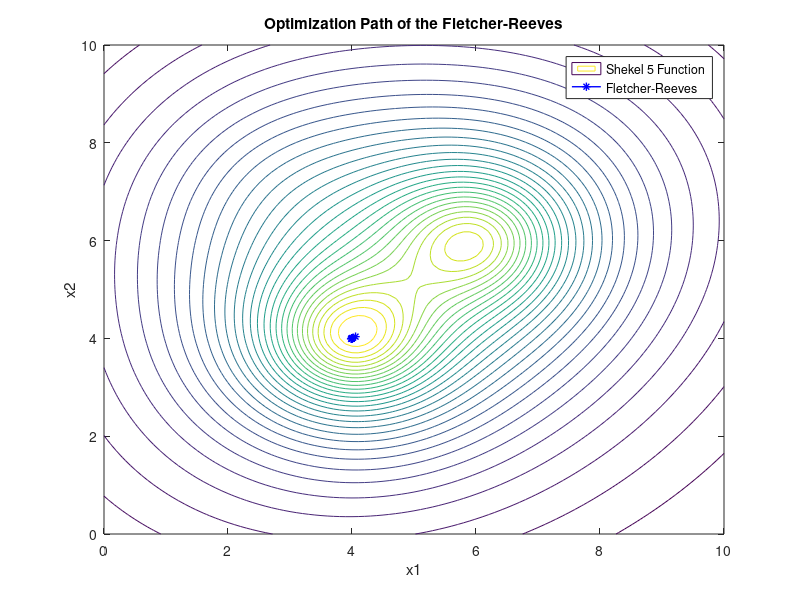

The MATLAB script that drew this image:
function plot_algorithm_path()
    a = [4, 1, 8, 6, 3; 
         4, 1, 8, 6, 7; 
         4, 1, 8, 6, 3; 
         4, 1, 8, 6, 7];
    c = [0.1; 0.2; 0.2; 0.4; 0.4];

    lower_bound = 3.9;
    upper_bound = 4.1;

    x0 = lower_bound + (upper_bound - lower_bound) * rand(4, 1);
    x0 = [4.057161; 4.036067; 3.940584; 4.058438];

    %[x_nr, path_nr] = newton_raphson(x0,a,c);
    %[x_hs, path_hs] = hestenes_stiefel(x0, a, c);
    %[x_pr, path_pr] = polak_ribiere(x0, a, c);
    [x_fr, path_fr] = fletcher_reeves(x0,a,c);

    [X, Y] = meshgrid(0:0.1:10, 0:0.1:10);
    Z = zeros(size(X));
    for i = 1:size(X, 1)
        for j = 1:size(X, 2)
            Z(i, j) = -shekel5([X(i, j); Y(i, j); 5; 5], a, c);
        end
    end
    
    figure;
    contour(X, Y, Z, 30);
    hold on;
    %plot(path_nr(1,:), path_nr(2,:), 'g-*', 'LineWidth', 1);
    %plot(path_hs(1,:), path_hs(2,:), 'b-*', 'LineWidth', 1);
    %plot(path_pr(1,:), path_pr(2,:), 'b-*', 'LineWidth', 1);
    plot(path_fr(1,:), path_fr(2,:), 'b-*', 'LineWidth', 1);
    xlabel('x1');
    ylabel('x2');
    title('Optimization Path of the Fletcher-Reeves');
    legend('Shekel 5 Function', 'Fletcher-Reeves', 'Location', 'best');
    hold off;
end

function [x, path] = newton_raphson(x0, a, c)
    tol = 10^(-4);
    max_iter = 100;

    x = x0;
    path = x;
    fprintf("initial: [%f, %f, %f, %f]\n", x(1), x(2), x(3), x(4))
    tic;
    for iter = 1:max_iter
        [f_val, grad, hess] = shekel5_and_gradient(x, a, c);
        % f_val = -f_val;
        dx = -hess \ grad;
        x = x + dx;
        
        x = max(0, min(10, x));
        path = [path, x];
        
        fprintf("iter: %d\n", iter);
        fprintf("x*: [%f, %f, %f, %f]\n",x(1), x(2), x(3), x(4));
        fprintf("f(x) = %f\n", f_val);
        % Check convergence
        if norm(dx) < tol
            fprintf('Converged in %d iterations.\n', iter);
            break;
        end
        fprintf("===========\n");
    end
    
    if iter == max_iter
        fprintf('Maximum iterations reached.\n');
    end
    elapsedTime = toc;
    fprintf('Minimum found at: [%f, %f, %f, %f]\n', x(1), x(2), x(3), x(4));
    disp(['The code took ', num2str(elapsedTime), ' seconds to run.\n']);
end

function [x, path] = polak_ribiere(x0, a, c)
    tol = 1e-4;
    max_iter = 100;
    x = x0;
    path = x;
    [f_val, grad] = shekel5_and_gradient(x, a, c);
    d = -grad;
    %fprintf("x at the start: [%f, %f, %f, %f]\n", x(1), x(2), x(3), x(4));
    fprintf("initial: [%f, %f, %f, %f]\n", x(1), x(2), x(3), x(4))
    tic;
    for iter = 1:max_iter
        alpha = line_search(x, d, a, c);
        x = x + alpha * d;
        
        fprintf("iter: %d\n", iter);
        fprintf("x*: [%f, %f, %f, %f]\n",x(1), x(2), x(3), x(4));
        path = [path, x];
        [f_val_new, grad_new] = shekel5_and_gradient(x, a, c);
        beta_pr = (grad_new' * (grad_new - grad)) / (grad' * grad);
        d = -grad_new + beta_pr * d;
        grad = grad_new;
        fprintf("f(x) = %f\n", f_val_new);
        if norm(grad) < tol
            break;
        end
        fprintf("===========\n");
    end
    %fprintf("iter: %f\n", iter);
    elapsedTime = toc;
    fprintf('Minimum found at: [%f, %f, %f, %f]\n', x(1), x(2), x(3), x(4));
    disp(['The code took ', num2str(elapsedTime), ' seconds to run.']);
end

function [x, path] = hestenes_stiefel(x0, a, c)
    tol = 1e-4;
    max_iter = 100;
    x = x0;
    
    [f_val, grad] = shekel5_and_gradient(x, a, c);
    d = -grad;
    grad_old = grad;
    fprintf("initial: [%f, %f, %f, %f]\n", x(1), x(2), x(3), x(4))
    path = x;
    tic;
    for iter = 1:max_iter
        alpha = line_search(x, d, a, c);
        x = x + alpha * d;
        x = max(0, min(10, x));
        path = [path, x];
        [f_val, grad_new] = shekel5_and_gradient(x, a, c);
        
        fprintf("iter: %d\n", iter);
        fprintf("x*: [%f, %f, %f, %f]\n",x(1), x(2), x(3), x(4));
        
        delta_grad = grad_new - grad_old;
        beta_hs = (delta_grad' * grad_new) / (d' * delta_grad);
        d = -grad_new + beta_hs * d;
        
        grad_old = grad_new;
        fprintf("f(x) = %f\n", f_val);
        if norm(grad_new) < tol
            break;
        end
        fprintf("===========\n");
    end
    elapsedTime = toc;
    fprintf('Minimum found at: [%f, %f, %f, %f]\n', x(1), x(2), x(3), x(4));
    disp(['The code took ', num2str(elapsedTime), ' seconds to run.']);
end

function [x, path] = fletcher_reeves(x0, a, c)
    tol = 1e-4;
    max_iter = 100;
    x = x0;
    path = x;
    [f_val, grad] = shekel5_and_gradient(x, a, c);
    d = -grad;
    fprintf("initial: [%f, %f, %f, %f]\n", x(1), x(2), x(3), x(4))
    tic;
    for iter = 1:max_iter
        alpha = line_search(x, d, a, c);
        x = x + alpha * d;
        path = [path, x];
        [f_val, grad_new] = shekel5_and_gradient(x, a, c);
        beta_fr = (grad_new' * grad_new) / (grad' * grad);
        d = -grad_new + beta_fr * d;
        grad = grad_new;
        fprintf("iter: %d\n", iter);
        fprintf("x*: [%f, %f, %f, %f]\n", x(1), x(2), x(3), x(4));
        fprintf("f(x) = %f\n", f_val);
        if norm(grad) < tol
            break;
        end
        fprintf("===========\n");
    end
    elapsedTime = toc;
    fprintf('Minimum found at: [%f, %f, %f, %f]\n', x(1), x(2), x(3), x(4));
    disp(['The code took ', num2str(elapsedTime), ' seconds to run.']);
end

function [f_val, grad, hess] = shekel5_and_gradient(x, a, c)
    f_val = 0;
    grad = zeros(4, 1);
    hess = zeros(4, 4);
    
    for i = 1:5
        diff = x - a(:, i);
        denom = sum(diff.^2) + c(i);
        
        if denom == 0
            denom = eps;
        end
        
        f_val = f_val - 1 / denom;

        grad = grad + (2 * diff) / denom^2;

        for j = 1:4
            for k = 1:4
                if j == k
                    hess(j, k) = hess(j, k) + (2 / denom^2) - (8 * diff(j)^2 / denom^3);
                else
                    hess(j, k) = hess(j, k) - (8 * diff(j) * diff(k) / denom^3);
                end
            end
        end
    end
end

function alpha = line_search(x, d, a, c)
    alpha = 1;
    rho = 0.5;
    c1 = 1e-4;
    
    [f_val, grad] = shekel5_and_gradient(x, a, c);
    
    while true
        x_new = x + alpha * d;
        x_new = max(0, min(10, x_new));
        
        [f_val_new, ~] = shekel5_and_gradient(x_new, a, c);
        
        if f_val_new <= f_val + c1 * alpha * (grad' * d)
            break;
        end
        
        alpha = alpha * rho;
    end
end

function f_val = shekel5(x, a, c)
    f_val = 0;
    for i = 1:5
        diff = x - a(:, i);
        denom = sum(diff.^2) + c(i);
        f_val = f_val - 1 / denom;
    end
end